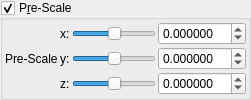
    <widget class="MyGroupBox" name="groupCheck_transf_function_enabled_false">
     <property name="toolTip">
      <string/>
     </property>
     <property name="title">
      <string>P&amp;re-Scale</string>
     </property>
     <property name="checkable">
      <bool>true</bool>
     </property>
     <layout class="QVBoxLayout" name="verticalLayout_49">
      <property name="spacing">
       <number>2</number>
      </property>
      <property name="leftMargin">
       <number>2</number>
      </property>
      <property name="topMargin">
       <number>2</number>
      </property>
      <property name="rightMargin">
       <number>2</number>
      </property>
      <property name="bottomMargin">
       <number>2</number>
      </property>
      <item>
       <layout class="QGridLayout" name="gridLayout_23">
        <property name="spacing">
         <number>2</number>
        </property>
        <item row="0" column="2">
         <widget class="QSlider" name="slider3_transf_scale3D_111_x">
          <property name="sizePolicy">
           <sizepolicy hsizetype="Expanding" vsizetype="Maximum">
            <horstretch>0</horstretch>
            <verstretch>0</verstretch>
           </sizepolicy>
          </property>
          <property name="minimum">
           <number>-5000000</number>
          </property>
          <property name="maximum">
           <number>5000000</number>
          </property>
          <property name="orientation">
           <enum>Qt::Horizontal</enum>
          </property>
         </widget>
        </item>
        <item row="0" column="3">
         <widget class="MyDoubleSpinBox" name="spinbox3_transf_scale3D_111_x">
          <property name="sizePolicy">
           <sizepolicy hsizetype="Minimum" vsizetype="Maximum">
            <horstretch>0</horstretch>
            <verstretch>0</verstretch>
           </sizepolicy>
          </property>
          <property name="prefix">
           <string/>
          </property>
          <property name="decimals">
           <number>6</number>
          </property>
          <property name="minimum">
           <double>-99.989999999999995</double>
          </property>
          <property name="singleStep">
           <double>0.100000000000000</double>
          </property>
         </widget>
        </item>
        <item row="1" column="3">
         <widget class="MyDoubleSpinBox" name="spinbox3_transf_scale3D_111_y">
          <property name="sizePolicy">
           <sizepolicy hsizetype="Minimum" vsizetype="Maximum">
            <horstretch>0</horstretch>
            <verstretch>0</verstretch>
           </sizepolicy>
          </property>
          <property name="decimals">
           <number>6</number>
          </property>
          <property name="minimum">
           <double>-99.989999999999995</double>
          </property>
          <property name="maximum">
           <double>99.989999999999995</double>
          </property>
          <property name="singleStep">
           <double>0.100000000000000</double>
          </property>
         </widget>
        </item>
        <item row="2" column="3">
         <widget class="MyDoubleSpinBox" name="spinbox3_transf_scale3D_111_z">
          <property name="sizePolicy">
           <sizepolicy hsizetype="Minimum" vsizetype="Maximum">
            <horstretch>0</horstretch>
            <verstretch>0</verstretch>
           </sizepolicy>
          </property>
          <property name="decimals">
           <number>6</number>
          </property>
          <property name="minimum">
           <double>-99.989999999999995</double>
          </property>
          <property name="maximum">
           <double>99.989999999999995</double>
          </property>
          <property name="singleStep">
           <double>0.100000000000000</double>
          </property>
         </widget>
        </item>
        <item row="0" column="1">
         <widget class="QLabel" name="label_120">
          <property name="text">
           <string>x:</string>
          </property>
         </widget>
        </item>
        <item row="1" column="0">
         <widget class="QLabel" name="label_124">
          <property name="text">
           <string>Pre-Scale</string>
          </property>
         </widget>
        </item>
        <item row="1" column="2">
         <widget class="QSlider" name="slider3_transf_scale3D_111_y">
          <property name="sizePolicy">
           <sizepolicy hsizetype="Expanding" vsizetype="Maximum">
            <horstretch>0</horstretch>
            <verstretch>0</verstretch>
           </sizepolicy>
          </property>
          <property name="minimum">
           <number>-5000000</number>
          </property>
          <property name="maximum">
           <number>5000000</number>
          </property>
          <property name="orientation">
           <enum>Qt::Horizontal</enum>
          </property>
         </widget>
        </item>
        <item row="2" column="1">
         <widget class="QLabel" name="label_123">
          <property name="text">
           <string>z:</string>
          </property>
         </widget>
        </item>
        <item row="1" column="1">
         <widget class="QLabel" name="label_121">
          <property name="text">
           <string>y:</string>
          </property>
         </widget>
        </item>
        <item row="2" column="2">
         <widget class="QSlider" name="slider3_transf_scale3D_111_z">
          <property name="sizePolicy">
           <sizepolicy hsizetype="Expanding" vsizetype="Maximum">
            <horstretch>0</horstretch>
            <verstretch>0</verstretch>
           </sizepolicy>
          </property>
          <property name="minimum">
           <number>-5000000</number>
          </property>
          <property name="maximum">
           <number>5000000</number>
          </property>
          <property name="orientation">
           <enum>Qt::Horizontal</enum>
          </property>
         </widget>
        </item>
       </layout>
      </item>
     </layout>
    </widget>
